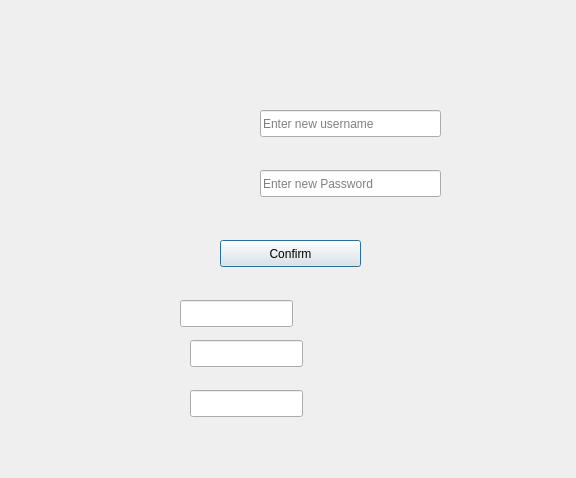
<?xml version="1.0" encoding="UTF-8"?>
<ui version="4.0">
 <class>Addnew</class>
 <widget class="QDialog" name="Addnew">
  <property name="geometry">
   <rect>
    <x>0</x>
    <y>0</y>
    <width>576</width>
    <height>478</height>
   </rect>
  </property>
  <property name="windowTitle">
   <string>Dialog</string>
  </property>
  <widget class="QLabel" name="label">
   <property name="geometry">
    <rect>
     <x>0</x>
     <y>0</y>
     <width>571</width>
     <height>481</height>
    </rect>
   </property>
   <property name="text">
    <string/>
   </property>
   <property name="pixmap">
    <pixmap>../build-MY_store-Desktop-Debug/new_forgot_password.JPG</pixmap>
   </property>
  </widget>
  <widget class="QLineEdit" name="line_username">
   <property name="geometry">
    <rect>
     <x>260</x>
     <y>110</y>
     <width>181</width>
     <height>27</height>
    </rect>
   </property>
   <property name="placeholderText">
    <string>Enter new username</string>
   </property>
  </widget>
  <widget class="QLineEdit" name="lineEdit_password">
   <property name="geometry">
    <rect>
     <x>260</x>
     <y>170</y>
     <width>181</width>
     <height>27</height>
    </rect>
   </property>
   <property name="readOnly">
    <bool>false</bool>
   </property>
   <property name="placeholderText">
    <string>Enter new Password</string>
   </property>
  </widget>
  <widget class="QPushButton" name="pushButton">
   <property name="geometry">
    <rect>
     <x>220</x>
     <y>240</y>
     <width>141</width>
     <height>27</height>
    </rect>
   </property>
   <property name="text">
    <string>Confirm</string>
   </property>
  </widget>
  <widget class="QLineEdit" name="line_nickname">
   <property name="geometry">
    <rect>
     <x>180</x>
     <y>300</y>
     <width>113</width>
     <height>27</height>
    </rect>
   </property>
  </widget>
  <widget class="QLineEdit" name="line_friendname">
   <property name="geometry">
    <rect>
     <x>190</x>
     <y>340</y>
     <width>113</width>
     <height>27</height>
    </rect>
   </property>
  </widget>
  <widget class="QLineEdit" name="line_unclename">
   <property name="geometry">
    <rect>
     <x>190</x>
     <y>390</y>
     <width>113</width>
     <height>27</height>
    </rect>
   </property>
  </widget>
 </widget>
 <resources/>
 <connections/>
</ui>
